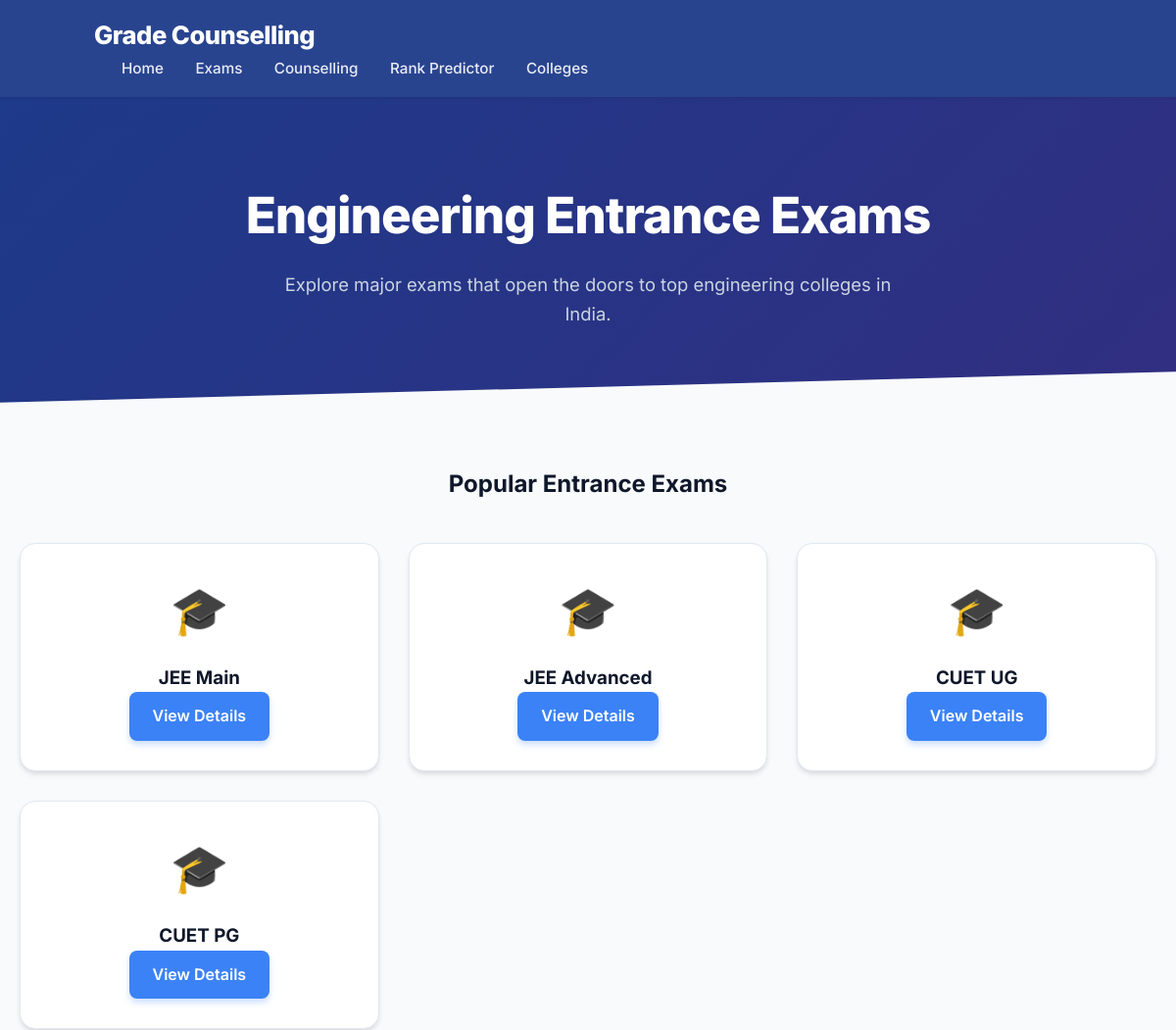
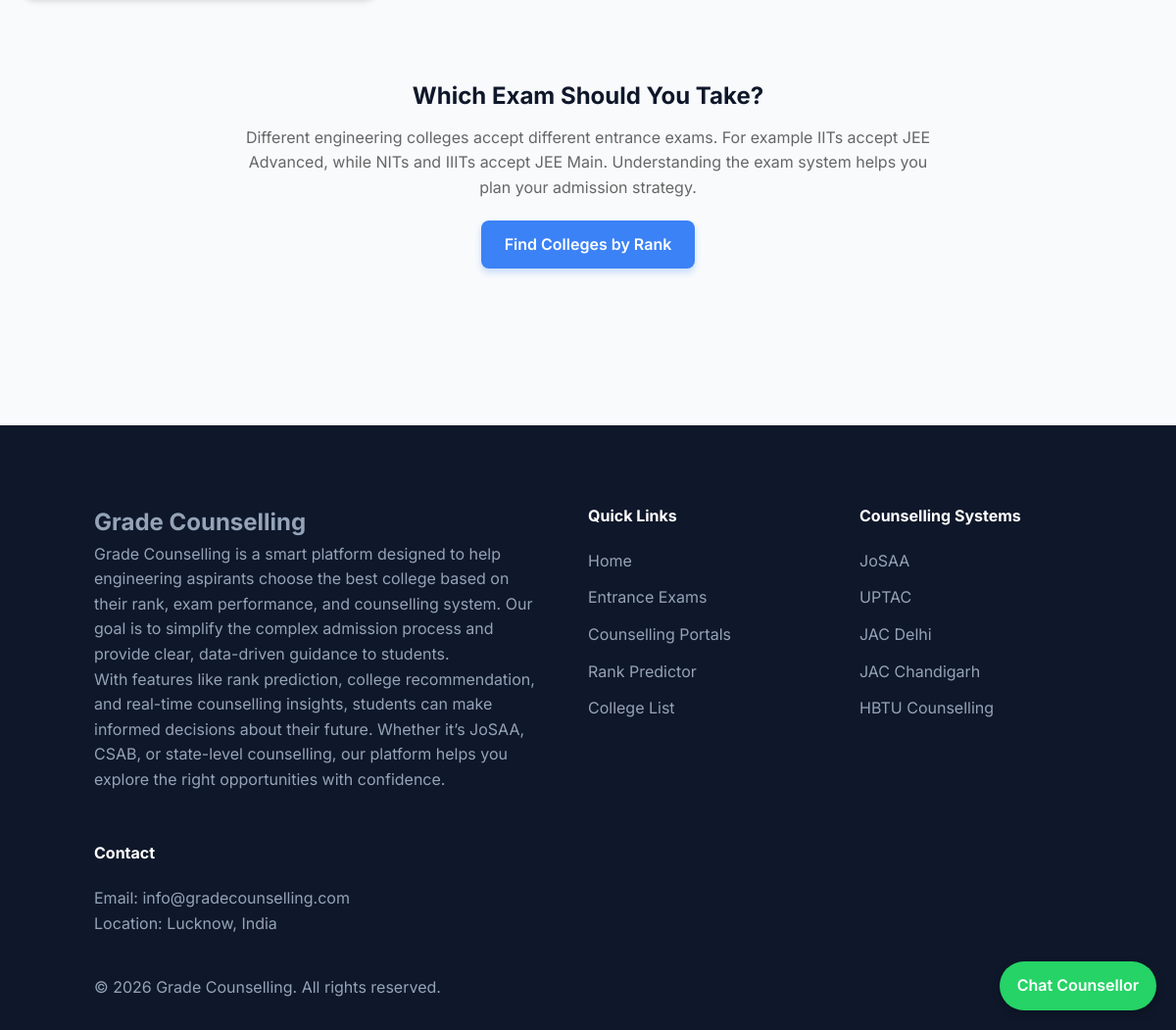
/entrance-exams, run on the app's committed database (2 pictures, top to bottom).
### tables this page shows
CREATE TABLE exams(
id INTEGER PRIMARY KEY AUTOINCREMENT,
name TEXT,
slug TEXT,
overview TEXT,
level TEXT,
mode TEXT,
conductor TEXT
);

### app.py (the view)
@app.route("/entrance-exams")
def exams():
    conn = get_db_connection()
    exams = conn.execute(
        "SELECT * FROM exams"
    ).fetchall()
    conn.close()
    return render_template(
        "exam.html",
        exams=exams
    )

### app.py (called while the page is built)
def get_db_connection():
    import os
    BASE_DIR = os.path.dirname(os.path.abspath(__file__))
    DB_PATH = os.path.join(BASE_DIR, "database", "colleges.db")
    conn = sqlite3.connect(DB_PATH)
    conn.row_factory = sqlite3.Row
    return conn

### templates/exam.html (shortened to what this page needs)
{% extends "base.html" %}
{% block content %}
<section class="hero" style="padding:80px 20px;">
    <h1>Engineering Entrance Exams</h1>
    <p>Explore major exams that open the doors to top engineering colleges in India.</p>
</section>
<div class="container">
<h2 style="text-align:center;">Popular Entrance Exams</h2>
<div class="exam-grid">
{% for exam in exams %}
<div class="exam-card">
<div class="exam-icon">
🎓
</div>
<h3>{{ exam.name }}</h3>
<a href="/entrance-exams/{{ exam.slug }}" class="btn">
View Details
</a>
</div>
{% endfor %}
</div>
<div style="margin-top:80px;text-align:center;">
<h2>Which Exam Should You Take?</h2>
<p style="max-width:700px;margin:auto;color:#666;margin-top:10px;">
Different engineering colleges accept different entrance exams.
For example IITs accept JEE Advanced, while NITs and IIITs accept JEE Main.
Understanding the exam system helps you plan your admission strategy.
</p>
<a href="/college-finder" class="btn" style="margin-top:20px;">
Find Colleges by Rank
</a>
</div>
</div>
{% endblock %}

### static/css/style.css (style rules this page uses)
:root { --primary: #1e3a8a; --primary-light: #3b82f6; --accent: #10b981; --bg-main: #f8fafc; --bg-card: #ffffff; --text-dark: #0f172a; --text-muted: #475569; --border-color: #e2e8f0; --shadow-sm: 0 1px 3px rgba(0,0,0,0.1); --shadow-md: 0 4px 6px -1px rgba(0,0,0,0.1), 0 2px 4px -1px rgba(0,0,0,0.06); --shadow-hover: 0 20px 25px -5px rgba(0,0,0,0.1), 0 10px 10px -5px rgba(0,0,0,0.04); --radius-md: 8px; --radius-lg: 16px; --transition: all 0.3s cubic-bezier(0.4, 0, 0.2, 1); }
* { box-sizing: border-box; margin: 0; padding: 0; }
body { font-family: 'Inter', sans-serif; background: var(--bg-main); color: var(--text-dark); line-height: 1.6; -webkit-font-smoothing: antialiased; }
.hero { background: linear-gradient(135deg, var(--primary) 0%, #312e81 100%); color: rgb(255, 255, 255); text-align: center; padding: 120px 20px; position: relative; overflow: hidden; }
.hero::after { content: ''; position: absolute; bottom: -20px; left: 0; right: 0; height: 40px; background: var(--bg-main); transform: skewY(-1.5deg); }
.hero h1 { font-size: 3.2rem; font-weight: 800; margin-bottom: 16px; letter-spacing: -1px; }
.hero p { font-size: 1.15rem; color: #cbd5e1; max-width: 650px; margin: auto; }
.container { max-width: 1200px; margin: auto; padding: 60px 20px; }
.college-grid, .exam-grid { display: grid; grid-template-columns: repeat(auto-fill, minmax(280px, 1fr)); gap: 30px; margin-top: 40px; }
.card, .exam-card, .sidebar-card, .connectivity { background: var(--bg-card); border-radius: var(--radius-lg); overflow: hidden; box-shadow: var(--shadow-md); transition: var(--transition); border: 1px solid var(--border-color); }
.btn { display: inline-block; background: var(--primary-light); color: white; padding: 12px 24px; border: none; border-radius: var(--radius-md); text-decoration: none; cursor: pointer; font-weight: 600; transition: var(--transition); box-shadow: 0 4px 6px rgba(59, 130, 246, 0.25); }
.exam-card { padding: 30px; text-align: center; }
.exam-icon { font-size: 48px; margin-bottom: 15px; }

### data on the page
exams: name "JEE Main"
exams: name "JEE Advanced"
exams: name "CUET UG"
exams: name "CUET PG"
